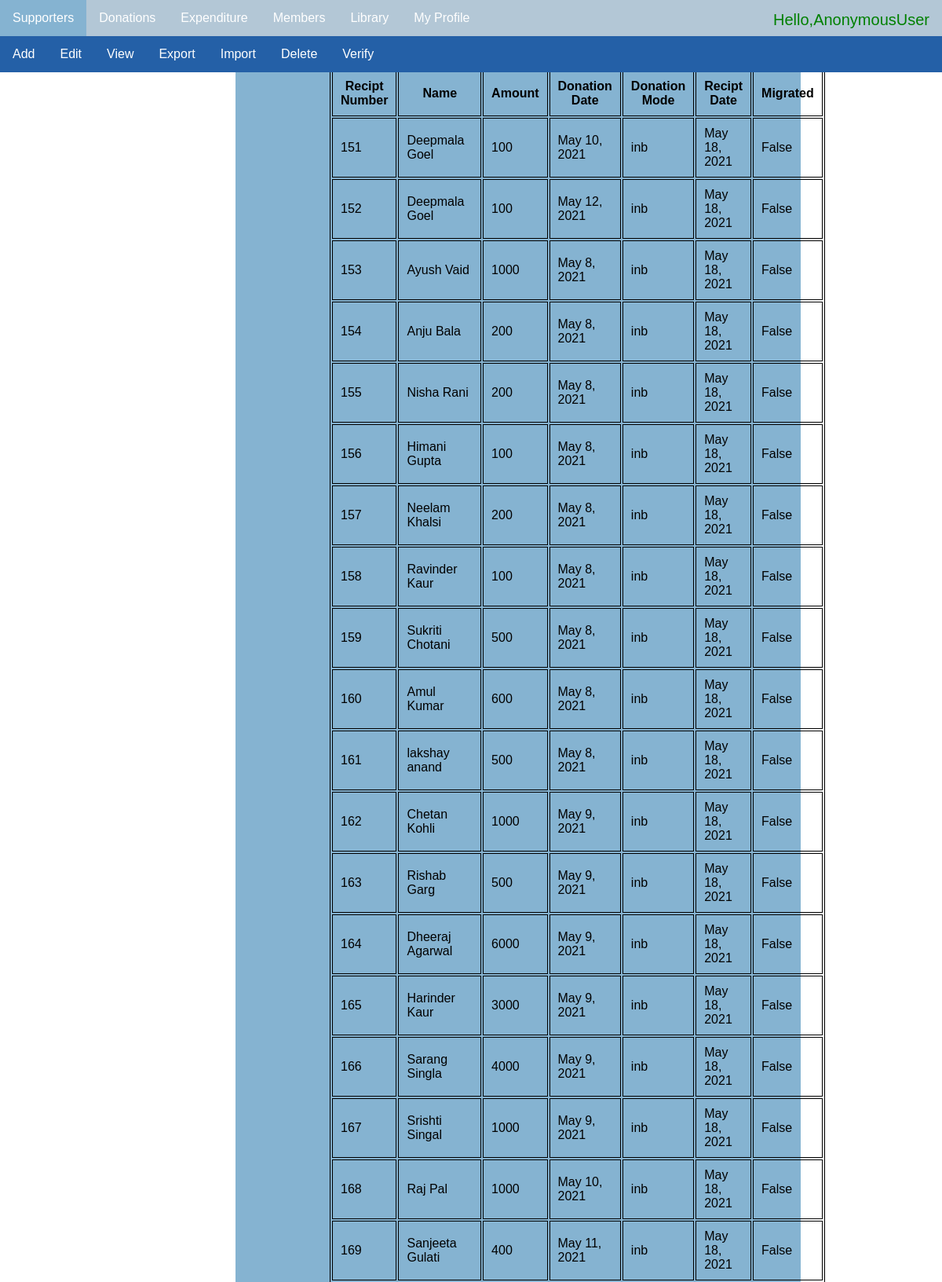
/don/view_don/?page=4 (upper part), run on the app's committed database.
### donation/models.py (models this page shows)
class verified_donation(models.Model):
    rec_no = models.AutoField(primary_key=True)
    recipt_num = models.IntegerField(default = 0)
    member = models.ForeignKey('supporters.supporter', on_delete=models.CASCADE,null=True)
    anon_name = models.CharField(max_length = 100,null = True,blank =True)
    amount = models.CharField(max_length = 20, blank=False)
    date_donation = models.DateField(blank=True)
    mode_donation = models.CharField(max_length = 100,default = 'CASH',choices = mode_choces)
    date_rec = models.DateField()
    migrated = models.BooleanField(default = False)
    anon = models.BooleanField(default = False)
    mail_sent = models.BooleanField(default = False)

### supporters/models.py (models this page shows, shortened)
class supporter(models.Model):
    name = models.CharField(max_length=100,blank=False)
    age = models.CharField(max_length=100,null=True,blank=True)
    gender = models.CharField(max_length=15, null=True, blank=True)
    phone_no = models.CharField(max_length=20,unique=True, blank=False)
    alt_phone_no = models.CharField(max_length=20, null=True, blank=True)
    email_id = models.EmailField(null=True, blank=True)
    city = models.CharField(max_length=100, null=True, blank=True)
    Reference = models.CharField(max_length=100, null=True, blank=True)
    pan_card = models.CharField(max_length=100, null=True, blank=True)
    address_a = models.CharField(max_length=100, null=True, blank=True)
    address_b = models.CharField(max_length=100, null=True)
    address_c = models.CharField(max_length=100, null=True)
    is_constant = models.BooleanField(default=False)
    amount = models.PositiveIntegerField(default=0,null=True, blank=True)
    is_sponsor = models.BooleanField(default=False)
    sponsee = models.CharField(max_length=300, null=True, blank=True)
    is_one_time = models.BooleanField(default=False)
    resources = models.BooleanField(default=False)
    is_si = models.BooleanField(default = False)
    si_date = models.IntegerField(null = True, blank=True)
    dob = models.DateField(null = True,blank=True)
    profession = models.CharField(max_length= 200, null = True, blank=True)
    is_verified = models.BooleanField(default=False)
    last_generated = models.IntegerField(default=0, blank=True)
    date_added = models.DateTimeField(default=timezone.now, blank=True)
    date_edited = models.DateTimeField(default=timezone.now, blank=True)

### donation/views.py (the view)
# urls.py: path('view_don/',views.DonationListView.as_view(),name = 'view_don'),
class DonationListView(ListView):
    model = verified_donation
    paginate_by = 50  # if pagination is desired

### templates/donation/verified_donation_list.html (shortened to what this page needs)
{% extends 'users/index.html' %}
{% block content %}
<table>
	<tr>
	<th> Recipt Number</th>
	<th>Name</th>
	<th>Amount</th>
	<th>Donation Date</th>
	<th>Donation Mode</th>
	<th>Recipt Date</th>
	<th>Migrated </th>
	</tr>
    {% for i in object_list %}
    <tr>
    <td>{{ i.rec_no }}</td>
    {% if i.anon == "True" %}
    	<td>{{ i.anon_name }}</td>
    {% else %}
    	<td>{{ i.member.name }}</td>
    {% endif %}
    <td>{{ i.amount }}</td>
    <td>{{ i.date_donation }}</td>
    <td>{{ i.mode_donation }}</td>
    <td>{{ i.date_rec }}</td>
    <td>{{ i.migrated }}</td>
    </tr>
    {% endfor %}
</table>
{% endblock %}

### templates/users/index.html (style rules this page uses)
body { font-family: Arial, Helvetica, sans-serif; margin: 0; }

### templates/donation/verified_donation_list.html (style rules this page uses)
table, th, td { border:1px solid black; }
td,th { padding:10px; }

### data on the page
verified_donation: rec_no "151", member.name "Deepmala Goel", amount "100", date_donation "May 10, 2021", mode_donation "inb", date_rec "May 18, 2021", migrated "False"
verified_donation: rec_no "152", member.name "Deepmala Goel", amount "100", date_donation "May 12, 2021", mode_donation "inb", date_rec "May 18, 2021", migrated "False"
verified_donation: rec_no "153", member.name "Ayush Vaid", amount "1000", date_donation "May 8, 2021", mode_donation "inb", date_rec "May 18, 2021", migrated "False"
verified_donation: rec_no "154", member.name "Anju Bala", amount "200", date_donation "May 8, 2021", mode_donation "inb", date_rec "May 18, 2021", migrated "False"
verified_donation: rec_no "155", member.name "Nisha Rani", amount "200", date_donation "May 8, 2021", mode_donation "inb", date_rec "May 18, 2021", migrated "False"
verified_donation: rec_no "156", member.name "Himani Gupta", amount "100", date_donation "May 8, 2021", mode_donation "inb", date_rec "May 18, 2021", migrated "False"
verified_donation: rec_no "157", member.name "Neelam Khalsi", amount "200", date_donation "May 8, 2021", mode_donation "inb", date_rec "May 18, 2021", migrated "False"
verified_donation: rec_no "158", member.name "Ravinder Kaur", amount "100", date_donation "May 8, 2021", mode_donation "inb", date_rec "May 18, 2021", migrated "False"
verified_donation: rec_no "159", member.name "Sukriti Chotani", amount "500", date_donation "May 8, 2021", mode_donation "inb", date_rec "May 18, 2021", migrated "False"
verified_donation: rec_no "160", member.name "Amul Kumar", amount "600", date_donation "May 8, 2021", mode_donation "inb", date_rec "May 18, 2021", migrated "False"
verified_donation: rec_no "161", member.name "lakshay anand", amount "500", date_donation "May 8, 2021", mode_donation "inb", date_rec "May 18, 2021", migrated "False"
verified_donation: rec_no "162", member.name "Chetan Kohli", amount "1000", date_donation "May 9, 2021", mode_donation "inb", date_rec "May 18, 2021", migrated "False"
verified_donation: rec_no "163", member.name "Rishab Garg", amount "500", date_donation "May 9, 2021", mode_donation "inb", date_rec "May 18, 2021", migrated "False"
verified_donation: rec_no "164", member.name "Dheeraj Agarwal", amount "6000", date_donation "May 9, 2021", mode_donation "inb", date_rec "May 18, 2021", migrated "False"
verified_donation: rec_no "165", member.name "Harinder Kaur", amount "3000", date_donation "May 9, 2021", mode_donation "inb", date_rec "May 18, 2021", migrated "False"
verified_donation: rec_no "166", member.name "Sarang Singla", amount "4000", date_donation "May 9, 2021", mode_donation "inb", date_rec "May 18, 2021", migrated "False"
verified_donation: rec_no "167", member.name "Srishti Singal", amount "1000", date_donation "May 9, 2021", mode_donation "inb", date_rec "May 18, 2021", migrated "False"
verified_donation: rec_no "168", member.name "Raj Pal", amount "1000", date_donation "May 10, 2021", mode_donation "inb", date_rec "May 18, 2021", migrated "False"
verified_donation: rec_no "169", member.name "Sanjeeta Gulati", amount "400", date_donation "May 11, 2021", mode_donation "inb", date_rec "May 18, 2021", migrated "False"

### other printed values
{{ request.user }} "AnonymousUser"
